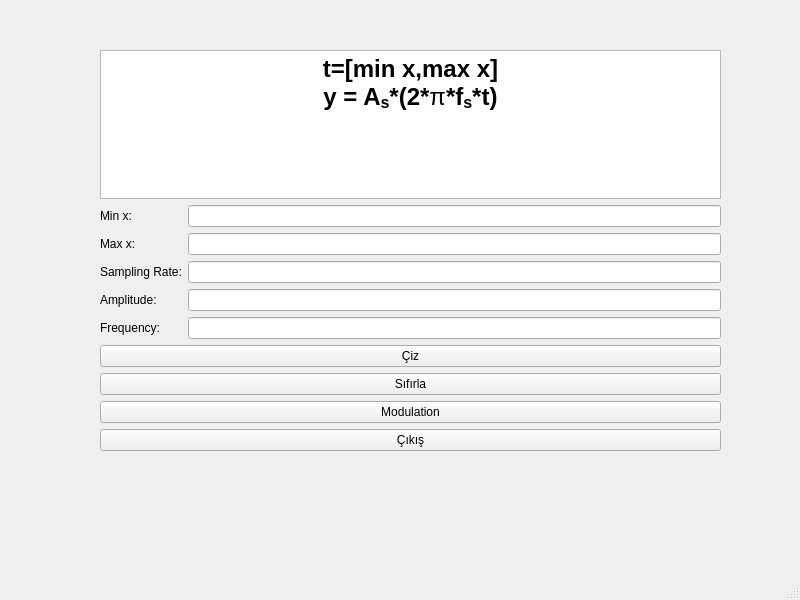
<?xml version="1.0" encoding="UTF-8"?>
<ui version="4.0">
 <class>MainWindow</class>
 <widget class="QMainWindow" name="MainWindow">
  <property name="geometry">
   <rect>
    <x>0</x>
    <y>0</y>
    <width>800</width>
    <height>600</height>
   </rect>
  </property>
  <property name="windowTitle">
   <string>Sine Wave</string>
  </property>
  <property name="windowIcon">
   <iconset>
    <normaloff>icon.png</normaloff>icon.png</iconset>
  </property>
  <widget class="QWidget" name="centralwidget">
   <widget class="QWidget" name="gridLayoutWidget">
    <property name="geometry">
     <rect>
      <x>100</x>
      <y>50</y>
      <width>621</width>
      <height>401</height>
     </rect>
    </property>
    <layout class="QGridLayout" name="gridLayout">
     <item row="5" column="0">
      <widget class="QLabel" name="label_5">
       <property name="enabled">
        <bool>true</bool>
       </property>
       <property name="text">
        <string>Frequency: </string>
       </property>
      </widget>
     </item>
     <item row="9" column="0" colspan="2">
      <widget class="QPushButton" name="bt_mod">
       <property name="text">
        <string>Modulation</string>
       </property>
      </widget>
     </item>
     <item row="4" column="1">
      <widget class="QLineEdit" name="txt_amp"/>
     </item>
     <item row="1" column="1">
      <widget class="QLineEdit" name="txt_scl_min"/>
     </item>
     <item row="5" column="1">
      <widget class="QLineEdit" name="txt_freq"/>
     </item>
     <item row="10" column="0" colspan="2">
      <widget class="QPushButton" name="bt_cikis">
       <property name="text">
        <string>Çıkış</string>
       </property>
      </widget>
     </item>
     <item row="2" column="1">
      <widget class="QLineEdit" name="txt_scl_max"/>
     </item>
     <item row="4" column="0">
      <widget class="QLabel" name="label_4">
       <property name="enabled">
        <bool>true</bool>
       </property>
       <property name="text">
        <string>Amplitude:</string>
       </property>
      </widget>
     </item>
     <item row="0" column="0" colspan="2">
      <widget class="QTextBrowser" name="textBrowser">
       <property name="html">
        <string>&lt;!DOCTYPE HTML PUBLIC &quot;-//W3C//DTD HTML 4.0//EN&quot; &quot;http://www.w3.org/TR/REC-html40/strict.dtd&quot;&gt;
&lt;html&gt;&lt;head&gt;&lt;meta name=&quot;qrichtext&quot; content=&quot;1&quot; /&gt;&lt;style type=&quot;text/css&quot;&gt;
p, li { white-space: pre-wrap; }
&lt;/style&gt;&lt;/head&gt;&lt;body style=&quot; font-family:'MS Shell Dlg 2'; font-size:7.8pt; font-weight:400; font-style:normal;&quot;&gt;
&lt;p align=&quot;center&quot; style=&quot; margin-top:0px; margin-bottom:0px; margin-left:0px; margin-right:0px; -qt-block-indent:0; text-indent:0px;&quot;&gt;&lt;span style=&quot; font-size:18pt; font-weight:600;&quot;&gt;t=[min x,max x]&lt;/span&gt;&lt;/p&gt;
&lt;p align=&quot;center&quot; style=&quot; margin-top:0px; margin-bottom:0px; margin-left:0px; margin-right:0px; -qt-block-indent:0; text-indent:0px;&quot;&gt;&lt;span style=&quot; font-size:18pt; font-weight:600;&quot;&gt;y = A&lt;/span&gt;&lt;span style=&quot; font-size:18pt; font-weight:600; vertical-align:sub;&quot;&gt;s&lt;/span&gt;&lt;span style=&quot; font-size:18pt; font-weight:600;&quot;&gt;*(2*&lt;/span&gt;&lt;span style=&quot; font-family:'MathJax_Math-italic'; font-size:18pt; color:#000000; background-color:#ffffff;&quot;&gt;π&lt;/span&gt;&lt;span style=&quot; font-size:18pt; font-weight:600;&quot;&gt;*f&lt;/span&gt;&lt;span style=&quot; font-size:18pt; font-weight:600; vertical-align:sub;&quot;&gt;s&lt;/span&gt;&lt;span style=&quot; font-size:18pt; font-weight:600;&quot;&gt;*t)&lt;/span&gt;&lt;/p&gt;
&lt;p align=&quot;center&quot; style=&quot;-qt-paragraph-type:empty; margin-top:0px; margin-bottom:0px; margin-left:0px; margin-right:0px; -qt-block-indent:0; text-indent:0px; font-weight:600;&quot;&gt;&lt;br /&gt;&lt;/p&gt;&lt;/body&gt;&lt;/html&gt;</string>
       </property>
      </widget>
     </item>
     <item row="8" column="0" colspan="2">
      <widget class="QPushButton" name="bt_sifirla">
       <property name="text">
        <string>Sıfırla</string>
       </property>
      </widget>
     </item>
     <item row="7" column="0" colspan="2">
      <widget class="QPushButton" name="bt_ciz">
       <property name="text">
        <string>Çiz</string>
       </property>
      </widget>
     </item>
     <item row="2" column="0">
      <widget class="QLabel" name="label_3">
       <property name="enabled">
        <bool>true</bool>
       </property>
       <property name="text">
        <string>Max x:</string>
       </property>
      </widget>
     </item>
     <item row="1" column="0">
      <widget class="QLabel" name="label_2">
       <property name="enabled">
        <bool>true</bool>
       </property>
       <property name="text">
        <string>Min x:</string>
       </property>
      </widget>
     </item>
     <item row="3" column="0">
      <widget class="QLabel" name="label">
       <property name="text">
        <string>Sampling Rate:</string>
       </property>
      </widget>
     </item>
     <item row="3" column="1">
      <widget class="QLineEdit" name="txt_fs"/>
     </item>
    </layout>
    <zorder>txt_freq</zorder>
    <zorder>bt_cikis</zorder>
    <zorder>bt_ciz</zorder>
    <zorder>label_3</zorder>
    <zorder>label_2</zorder>
    <zorder>txt_amp</zorder>
    <zorder>label_5</zorder>
    <zorder>txt_scl_max</zorder>
    <zorder>label_4</zorder>
    <zorder>bt_sifirla</zorder>
    <zorder>textBrowser</zorder>
    <zorder>txt_scl_min</zorder>
    <zorder>bt_mod</zorder>
    <zorder>label</zorder>
    <zorder>txt_fs</zorder>
   </widget>
  </widget>
  <widget class="QMenuBar" name="menubar">
   <property name="geometry">
    <rect>
     <x>0</x>
     <y>0</y>
     <width>800</width>
     <height>26</height>
    </rect>
   </property>
  </widget>
  <widget class="QStatusBar" name="statusbar"/>
 </widget>
 <resources/>
 <connections/>
</ui>
